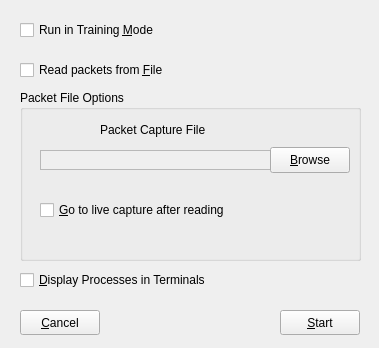
<?xml version="1.0" encoding="UTF-8"?>
<ui version="4.0">
 <class>Run_PopupClass</class>
 <widget class="QMainWindow" name="Run_PopupClass">
  <property name="geometry">
   <rect>
    <x>0</x>
    <y>0</y>
    <width>379</width>
    <height>348</height>
   </rect>
  </property>
  <property name="windowTitle">
   <string>Run as...</string>
  </property>
  <widget class="QWidget" name="centralwidget">
   <widget class="QCheckBox" name="trainingCheckBox">
    <property name="geometry">
     <rect>
      <x>20</x>
      <y>20</y>
      <width>291</width>
      <height>20</height>
     </rect>
    </property>
    <property name="layoutDirection">
     <enum>Qt::LeftToRight</enum>
    </property>
    <property name="text">
     <string>Run in Training &amp;Mode</string>
    </property>
   </widget>
   <widget class="QCheckBox" name="pcapCheckBox">
    <property name="geometry">
     <rect>
      <x>20</x>
      <y>60</y>
      <width>321</width>
      <height>20</height>
     </rect>
    </property>
    <property name="layoutDirection">
     <enum>Qt::LeftToRight</enum>
    </property>
    <property name="text">
     <string>Read packets from &amp;File</string>
    </property>
   </widget>
   <widget class="QGroupBox" name="pcapGroupBox">
    <property name="enabled">
     <bool>true</bool>
    </property>
    <property name="geometry">
     <rect>
      <x>20</x>
      <y>90</y>
      <width>341</width>
      <height>171</height>
     </rect>
    </property>
    <property name="title">
     <string>Packet File Options</string>
    </property>
    <widget class="QTextEdit" name="pcapEdit">
     <property name="enabled">
      <bool>false</bool>
     </property>
     <property name="geometry">
      <rect>
       <x>20</x>
       <y>60</y>
       <width>248</width>
       <height>20</height>
      </rect>
     </property>
    </widget>
    <widget class="QLabel" name="pcapLabel">
     <property name="geometry">
      <rect>
       <x>80</x>
       <y>30</y>
       <width>151</width>
       <height>20</height>
      </rect>
     </property>
     <property name="text">
      <string>Packet Capture File</string>
     </property>
    </widget>
    <widget class="QPushButton" name="pcapButton">
     <property name="geometry">
      <rect>
       <x>250</x>
       <y>57</y>
       <width>80</width>
       <height>26</height>
      </rect>
     </property>
     <property name="text">
      <string>&amp;Browse</string>
     </property>
    </widget>
    <widget class="QCheckBox" name="liveCapCheckBox">
     <property name="enabled">
      <bool>true</bool>
     </property>
     <property name="geometry">
      <rect>
       <x>20</x>
       <y>110</y>
       <width>301</width>
       <height>20</height>
      </rect>
     </property>
     <property name="layoutDirection">
      <enum>Qt::LeftToRight</enum>
     </property>
     <property name="text">
      <string>&amp;Go to live capture after reading</string>
     </property>
    </widget>
   </widget>
   <widget class="QPushButton" name="startButton">
    <property name="geometry">
     <rect>
      <x>280</x>
      <y>310</y>
      <width>80</width>
      <height>25</height>
     </rect>
    </property>
    <property name="text">
     <string>&amp;Start</string>
    </property>
   </widget>
   <widget class="QPushButton" name="cancelButton">
    <property name="geometry">
     <rect>
      <x>20</x>
      <y>310</y>
      <width>80</width>
      <height>25</height>
     </rect>
    </property>
    <property name="text">
     <string>&amp;Cancel</string>
    </property>
   </widget>
   <widget class="QCheckBox" name="terminalCheckBox">
    <property name="geometry">
     <rect>
      <x>20</x>
      <y>270</y>
      <width>291</width>
      <height>20</height>
     </rect>
    </property>
    <property name="layoutDirection">
     <enum>Qt::LeftToRight</enum>
    </property>
    <property name="text">
     <string>&amp;Display Processes in Terminals</string>
    </property>
   </widget>
  </widget>
 </widget>
 <resources/>
 <connections/>
</ui>
